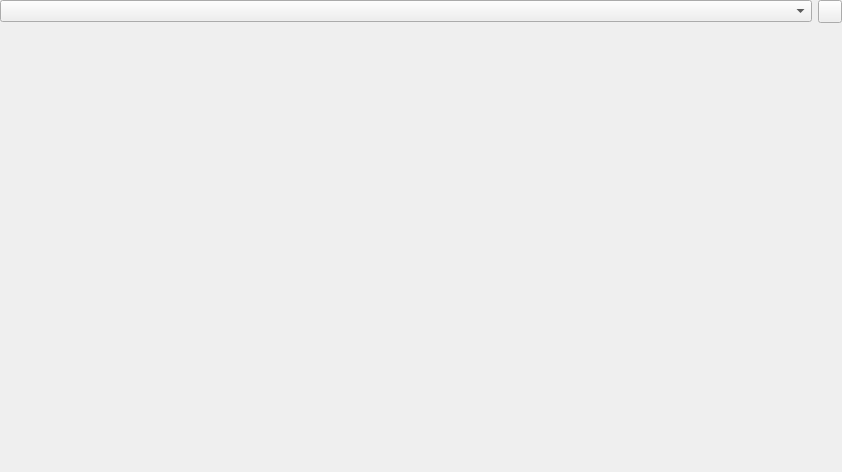
<?xml version="1.0" encoding="UTF-8"?>
<ui version="4.0">
 <class>QgsDiagramWidget</class>
 <widget class="QWidget" name="QgsDiagramWidget">
  <property name="geometry">
   <rect>
    <x>0</x>
    <y>0</y>
    <width>842</width>
    <height>472</height>
   </rect>
  </property>
  <layout class="QGridLayout" name="gridLayout">
   <property name="leftMargin">
    <number>0</number>
   </property>
   <property name="topMargin">
    <number>0</number>
   </property>
   <property name="rightMargin">
    <number>0</number>
   </property>
   <property name="bottomMargin">
    <number>0</number>
   </property>
   <item row="0" column="0">
    <layout class="QHBoxLayout" name="horizontalLayout_4">
     <item>
      <widget class="QComboBox" name="mDiagramTypeComboBox"/>
     </item>
     <item>
      <widget class="QToolButton" name="mEngineSettingsButton">
       <property name="enabled">
        <bool>true</bool>
       </property>
       <property name="toolTip">
        <string>Automated placement settings (applies to all layers)</string>
       </property>
       <property name="icon">
        <iconset resource="../../images/images.qrc">
         <normaloff>:/images/themes/default/mIconAutoPlacementSettings.svg</normaloff>:/images/themes/default/mIconAutoPlacementSettings.svg</iconset>
       </property>
      </widget>
     </item>
    </layout>
   </item>
   <item row="1" column="0">
    <widget class="QStackedWidget" name="mStackedWidget">
     <widget class="QWidget" name="page"/>
     <widget class="QWidget" name="page_2"/>
    </widget>
   </item>
  </layout>
 </widget>
 <resources>
  <include location="../../images/images.qrc"/>
 </resources>
 <connections/>
</ui>
